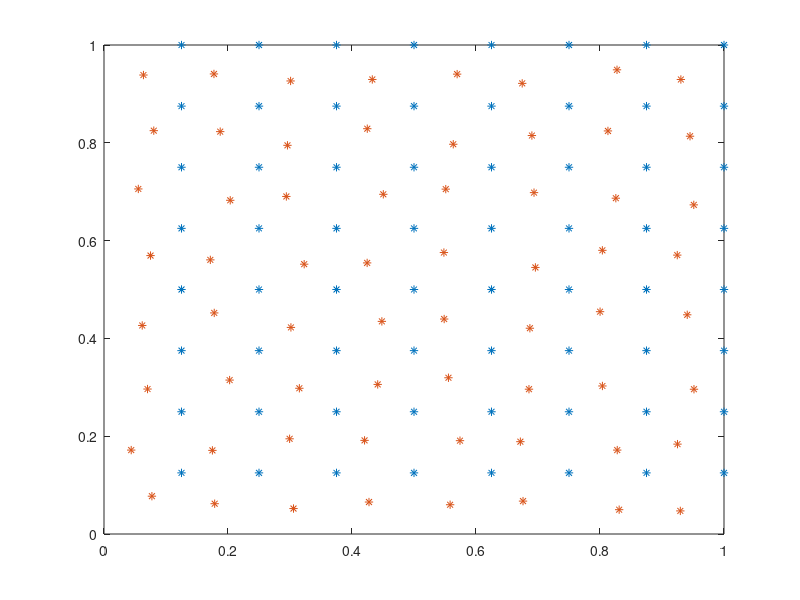

The MATLAB source for this figure:
clc;
clear;

n1=4;
n=4*n1*n1;
a=-0.15;
b=0.15;
l=1:1:sqrt(n);
r=1:1:sqrt(n);
%gerate values from the uniform distribution on the interval [a,b]: r = a + (b-a).*rand(100,1);
[l2,r2] = meshgrid(l,r);
x=a+(b-a).*rand(1,n)-0.5;
y=a+(b-a).*rand(1,n)-0.5;
l2(:) = (l2(:))/sqrt(n);
r2(:) = (r2(:))/sqrt(n);
plot(l2(:),r2(:), '*');
hold all;
x = l2(:)+x'/sqrt(n);
y = r2(:)+y'/sqrt(n);

plot(x,y, '*')

